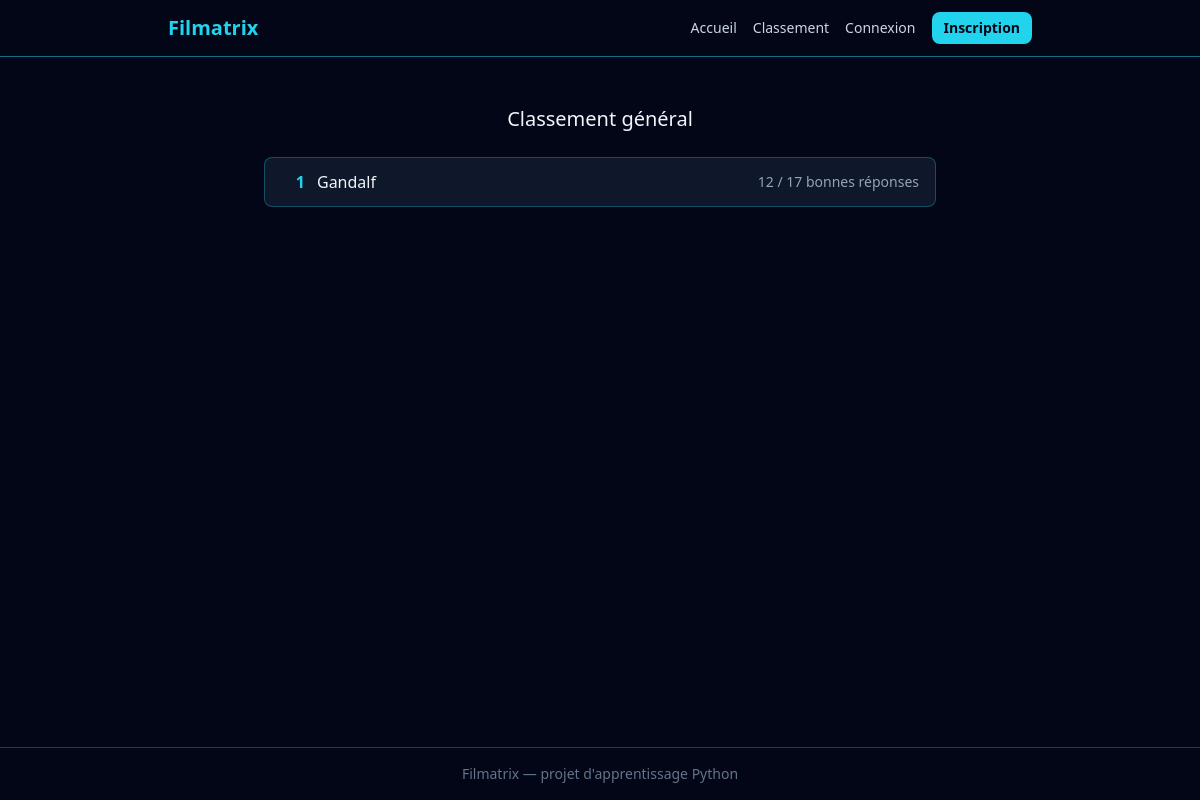
Page /classement on the committed database.
### src/models.py (models this page shows, shortened)
class User(db.Model, UserMixin):
    __tablename__ = "users"
    id = db.Column(db.Integer, primary_key=True)
    username = db.Column(db.String(50), unique=True, nullable=False)
    email = db.Column(db.String(120), unique=True, nullable=False)
    password_hash = db.Column(db.String(255), nullable=False)

### app.py (the view)
    @app.route("/classement")
    def leaderboard() -> str:
        results = (
            db.session.query(
                User.username,
                func.count(Attempt.id).label("total"),
                func.sum(db.case((Attempt.is_correct, 1), else_=0)).label("correct"),
            )
            .join(Attempt, Attempt.user_id == User.id)
            .group_by(User.id)
            .order_by(func.sum(db.case((Attempt.is_correct, 1), else_=0)).desc())
            .all()
        )
        return render_template("classement.html", results=results)

### templates/classement.html
{% extends "base.html" %}
{% block content %}
<div class="max-w-2xl mx-auto mt-8">
    <h2 class="text-xl mb-6 text-center">Classement général</h2>
    {% if results %}
    <div class="flex flex-col gap-2">
        {% for result in results %}
        <div class="flex items-center justify-between bg-slate-900 border border-cyan-400/30 rounded-lg px-4 py-3">
            <div class="flex items-center gap-3">
                <span class="text-cyan-400 font-bold w-6 text-right">{{ loop.index }}</span>
                <span>{{ result.username }}</span>
            </div>
            <span class="text-slate-400 text-sm">
                {{ result.correct }} / {{ result.total }} bonnes réponses
            </span>
        </div>
        {% endfor %}
    </div>
    {% else %}
    <p class="text-slate-500 text-center">Aucune partie jouée pour le moment.</p>
    {% endif %}
</div>
{% endblock %}

### rows in the picture
User: username "Gandalf", correct "12", total "17"
